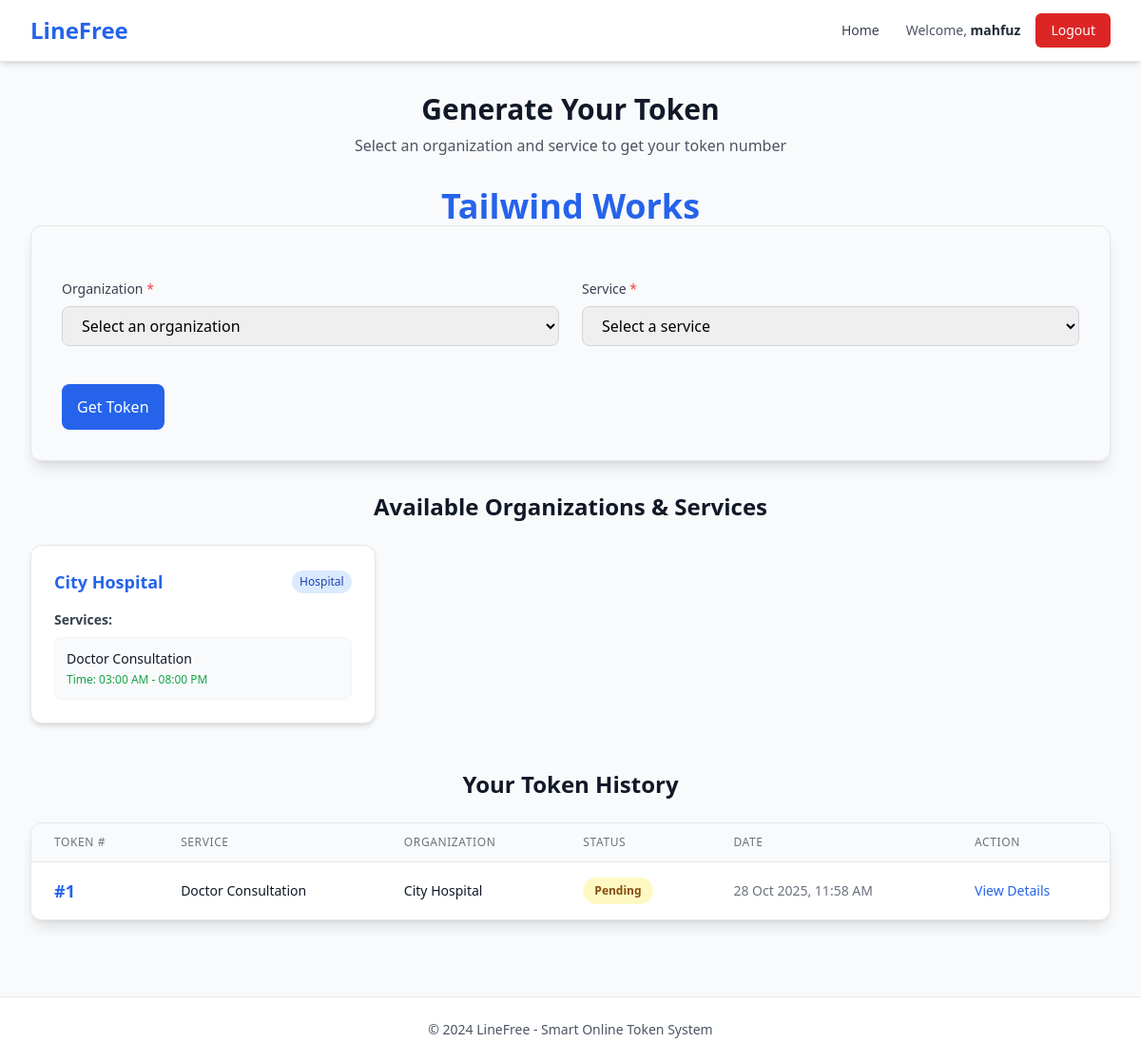
The page / (signed in) on the database as committed earlier.
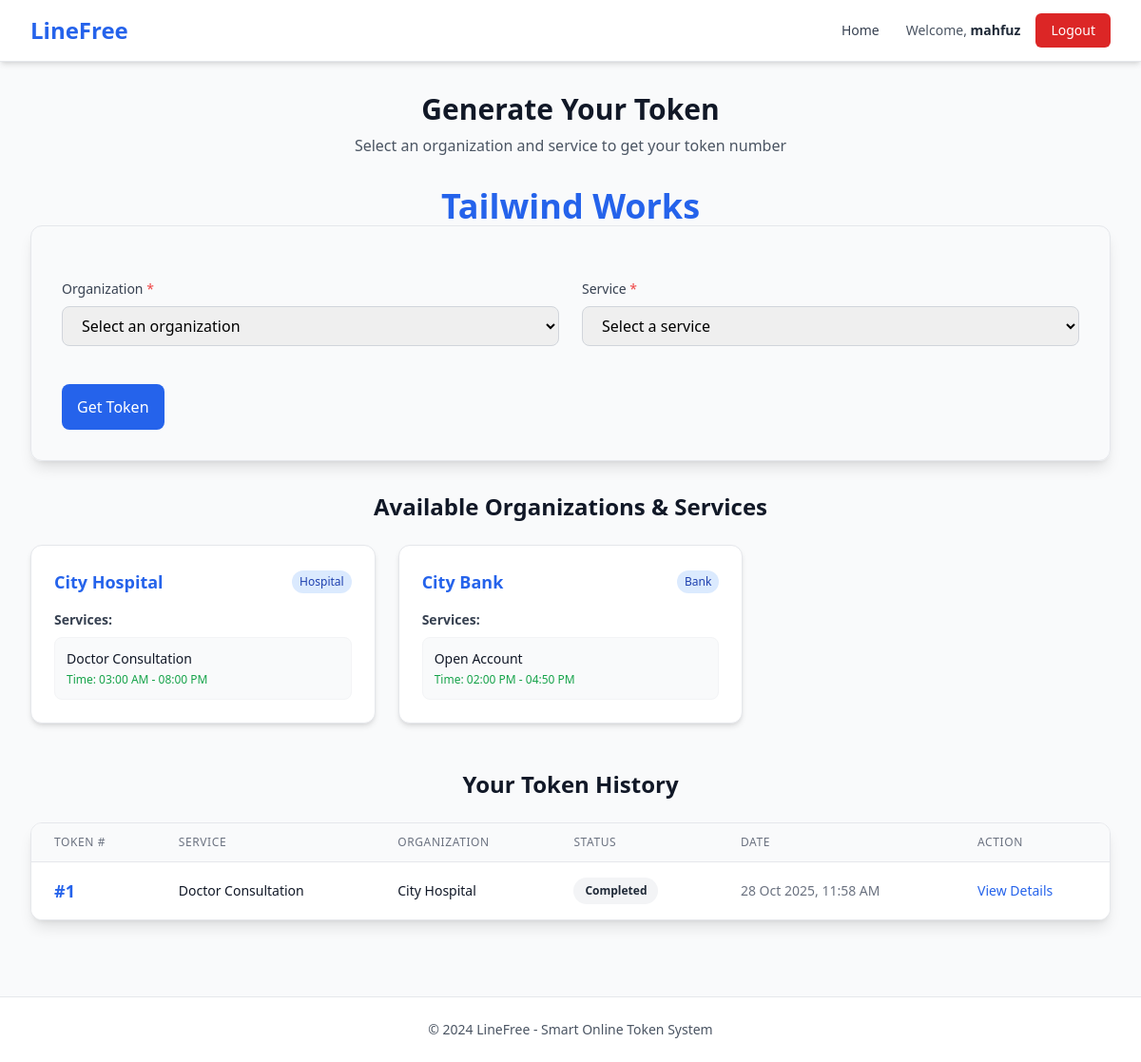
The same page on the database as committed later.
### linefree/models.py (models this page shows, shortened)
class Organization(models.Model):
    ORG_TYPES = [
        ("Hospital", "Hospital"),
        ("Bank", "Bank"),
        ("Other", "Other"),
    ]
    name = models.CharField(max_length=100)
    org_type = models.CharField(max_length=20, choices=ORG_TYPES)
    def __str__(self):
        return f"{self.name} . ({self.org_type})"

class Service(models.Model):
    organization = models.ForeignKey(Organization, on_delete=models.CASCADE, related_name="services")
    name = models.CharField(max_length=100)
    start_time = models.TimeField()
    end_time = models.TimeField()
    class Meta:
        unique_together = ['organization', 'name']  # Prevent duplicate service names within same organization

class UserToken(models.Model):
    STATUS_CHOICES = [
        ("Pending", "Pending"),
        ("Serving", "Serving"),
        ("Completed", "Completed"),
    ]
    user = models.ForeignKey(User, on_delete=models.CASCADE, null=True, blank=True)
    service_type = models.ForeignKey(Service, on_delete=models.CASCADE)
    organization = models.ForeignKey(Organization, on_delete=models.CASCADE)
    token_number = models.PositiveIntegerField()
    status = models.CharField(max_length=20, choices=STATUS_CHOICES, default="Pending")
    created_at = models.DateTimeField(auto_now_add=True)

### linefree/views.py (the view, shortened to what this page needs)
# urls.py: 2. Add a URL to urlpatterns:  path('', views.home, name='home')
@login_required
def home(request):
    form = TokenForm()
    organizations = Organization.objects.prefetch_related("services").all()
    user_tokens = UserToken.objects.filter(user=request.user).order_by('-created_at')
    return render(request, "home.html", {"form": form, "user_tokens": user_tokens,'organizations': organizations})

### linefree/forms.py (shortened to what this page needs)
class TokenForm(forms.ModelForm):
    organization = forms.ModelChoiceField(
        queryset=Organization.objects.all(),
        empty_label="Select an organization",
        widget=forms.Select(attrs={
            'class': 'w-full px-4 py-2 border border-gray-300 rounded-lg focus:ring-2 focus:ring-blue-500 focus:border-blue-500 outline-none transition-colors',
            'id': 'id_organization'
        })
    )
    service_type = forms.ModelChoiceField(
        queryset=Service.objects.none(),
        empty_label="Select a service",
        widget=forms.Select(attrs={
            'class': 'w-full px-4 py-2 border border-gray-300 rounded-lg focus:ring-2 focus:ring-blue-500 focus:border-blue-500 outline-none transition-colors',
            'id': 'id_service_type'
        })
    )
    class Meta:
        model = UserToken
        fields = ["organization", "service_type"]
    def __init__(self, *args, **kwargs):
        super().__init__(*args, **kwargs)
        self.fields['organization'].queryset = Organization.objects.all()

### linefree/templates/home.html (shortened to what this page needs)
{% extends 'base.html' %}
{% block content %}
<div class="max-w-6xl mx-auto">
    <div class="text-center mb-8">
        <h1 class="text-3xl font-bold text-gray-900 mb-2">Generate Your Token</h1>
        <p class="text-gray-600">Select an organization and service to get your token number</p>
    </div>
    <h1 class="text-4xl font-bold text-blue-600 text-center">Tailwind Works</h1>
    <div class="bg-gray-400 px-8 py-8 rounded-xl shadow-lg border border-gray-200 mb-8">
        <form method="post" class="space-y-6" id="tokenForm">
            <div class="grid md:grid-cols-2 gap-6">
                <div>
                    <label for="{{ form.organization.id_for_label }}" class="block text-sm font-medium text-gray-700 mb-2">
                        Organization <span class="text-red-500">*</span>
                    </label>
                    {{ form.organization }}
                </div>
                <div>
                    <label for="{{ form.service_type.id_for_label }}" class="block text-sm font-medium text-gray-700 mb-2">
                        Service <span class="text-red-500">*</span>
                    </label>
                    {{ form.service_type }}
                </div>
            </div>
            <div class="pt-4">
                <button type="submit"
                        class="w-full md:w-auto px-4 py-3 bg-blue-600 hover:bg-blue-700  text-white font-medium  rounded-lg transition-colors focus:outline-none focus:ring-2 focus:ring-offset-2 focus:ring-blue-500">
                    Get Token
                </button>
            </div>
        </form>
    </div>
    <div class="mb-8">
        <h3 class="text-2xl font-semibold mb-6 text-center text-gray-900">Available Organizations & Services</h3>
        <div class="grid md:grid-cols-2 lg:grid-cols-3 gap-6">
            {% for org in organizations %}
            <div class="bg-white p-6 rounded-xl border border-gray-200 shadow-md hover:shadow-lg transition-shadow">
                <div class="flex items-center justify-between mb-3">
                    <h4 class="font-bold text-lg text-blue-600">{{ org.name }}</h4>
                    <span class="px-2 py-1 text-xs font-medium bg-blue-100 text-blue-800 rounded-full">
                        {{ org.org_type }}
                    </span>
                </div>
                {% if org.services.all %}
                    <div class="mt-4 space-y-2">
                        <p class="text-sm font-semibold text-gray-700 mb-2">Services:</p>
                        {% for service in org.services.all %}
                            <div class="bg-gray-50 p-3 rounded-lg border border-gray-100">
                                <p class="font-medium text-sm text-gray-900">{{ service.name }}</p>
                                <p class="text-xs text-green-600 mt-1">
                                    <span class="font-medium">Time:</span> {{ service.start_time|time:"h:i A" }} - {{ service.end_time|time:"h:i A" }}
                                </p>
                            </div>
                        {% endfor %}
                    </div>
                {% else %}
                    <p class="text-red-500 text-sm mt-2 italic">No services available</p>
                {% endif %}
            </div>
            {% empty %}
            <div class="col-span-full text-center py-8">
                <p class="text-gray-500">No organizations found.</p>
            </div>
            {% endfor %}
        </div>
    </div>
    <div class="mt-12">
        <h3 class="text-2xl font-semibold mb-6 text-center text-gray-900">Your Token History</h3>
        {% if user_tokens %}
        <div class="bg-white rounded-xl shadow-lg border border-gray-200 overflow-hidden">
            <div class="overflow-x-auto">
                <table class="min-w-full divide-y divide-gray-200">
                    <thead class="bg-gray-50">
                        <tr>
                            <th class="px-6 py-3 text-left text-xs font-medium text-gray-500 uppercase tracking-wider">Token #</th>
                            <th class="px-6 py-3 text-left text-xs font-medium text-gray-500 uppercase tracking-wider">Service</th>
                            <th class="px-6 py-3 text-left text-xs font-medium text-gray-500 uppercase tracking-wider">Organization</th>
                            <th class="px-6 py-3 text-left text-xs font-medium text-gray-500 uppercase tracking-wider">Status</th>
                            <th class="px-6 py-3 text-left text-xs font-medium text-gray-500 uppercase tracking-wider">Date</th>
                            <th class="px-6 py-3 text-left text-xs font-medium text-gray-500 uppercase tracking-wider">Action</th>
                        </tr>
                    </thead>
                    <tbody class="bg-white divide-y divide-gray-200">
                        {% for t in user_tokens %}
                        <tr class="hover:bg-gray-50 transition-colors">
                            <td class="px-6 py-4 whitespace-nowrap">
                                <span class="font-bold text-lg text-blue-600">#{{ t.token_number }}</span>
                            </td>
                            <td class="px-6 py-4 whitespace-nowrap text-sm text-gray-900">{{ t.service_type.name }}</td>
                            <td class="px-6 py-4 whitespace-nowrap text-sm text-gray-900">{{ t.organization.name }}</td>
                            <td class="px-6 py-4 whitespace-nowrap">
                                <span class="px-3 py-1 inline-flex text-xs leading-5 font-semibold rounded-full
                                    {% if t.status == 'Pending' %}bg-yellow-100 text-yellow-800
                                    {% elif t.status == 'Serving' %}bg-green-100 text-green-800
                                    {% elif t.status == 'Completed' %}bg-gray-100 text-gray-800
                                    {% endif %}">
                                    {{ t.status }}
                                </span>
                            </td>
                            <td class="px-6 py-4 whitespace-nowrap text-sm text-gray-500">{{ t.created_at|date:"d M Y, h:i A" }}</td>
                            <td class="px-6 py-4 whitespace-nowrap text-sm font-medium">
                                <a href="{% url 'my_token' t.id %}"
                                   class="text-blue-600 hover:text-blue-900 font-medium transition-colors">
                                    View Details
                                </a>
                            </td>
                        </tr>
                        {% endfor %}
                    </tbody>
                </table>
            </div>
        </div>
        {% else %}
        <div class="bg-white p-12 rounded-xl shadow-md border border-gray-200 text-center">
            <p class="text-gray-600 text-lg mb-2">You haven't generated any tokens yet.</p>
            <p class="text-sm text-gray-500">Generate your first token using the form above!</p>
        </div>
        {% endif %}
    </div>
</div>
{% endblock %}

### linefree/templates/base.html (shortened to what this page needs)
{% load static %}
<!DOCTYPE html>
<html lang="en">
<head>
    <link rel="stylesheet" href="{% static 'css/output.css' %}">
</head>
<body class="bg-gray-50 min-h-screen">
    <nav class="bg-white shadow-md border-b border-gray-200">
        <div class="max-w-7xl mx-auto px-4 sm:px-6 lg:px-8">
            <div class="flex justify-between items-center h-16">
                <div class="flex items-center">
                    <a href="{% url 'home' %}" class="text-2xl font-bold text-blue-600 hover:text-blue-700">
                        LineFree
                    </a>
                </div>
                <div class="flex items-center space-x-4">
                    {% if user.is_authenticated %}
                        {% if user.is_staff %}
                            <a href="{% url 'admin_dashboard' %}" class="text-gray-700 hover:text-blue-600 px-3 py-2 rounded-md text-sm font-medium transition-colors">
                                Dashboard
                            </a>
                            <a href="{% url 'manage_services' %}" class="text-gray-700 hover:text-blue-600 px-3 py-2 rounded-md text-sm font-medium transition-colors">
                                Services
                            </a>
                            <a href="{% url 'manage_organizations' %}" class="text-gray-700 hover:text-blue-600 px-3 py-2 rounded-md text-sm font-medium transition-colors">
                                Organizations
                            </a>
                        {% else %}
                            <a href="{% url 'home' %}" class="text-gray-700 hover:text-blue-600 px-3 py-2 rounded-md text-sm font-medium transition-colors">
                                Home
                            </a>
                        {% endif %}
                        <span class="text-gray-600 text-sm">Welcome, <span class="font-semibold text-gray-800">{{ user.username }}</span></span>
                        <form method="post" action="{% url 'logout' %}" class="inline">
                            <button type="submit" class="bg-red-600 hover:bg-red-700 text-white px-4 py-2 rounded-md text-sm font-medium transition-colors">
                                Logout
                            </button>
                        </form>
                    {% endif %}
                </div>
            </div>
        </div>
    </nav>
    <main class="max-w-7xl mx-auto px-4 sm:px-6 lg:px-8 py-8">
        {% block content %}{% endblock %}
    </main>
    <footer class="bg-white border-t border-gray-200 mt-12">
        <div class="max-w-7xl mx-auto px-4 sm:px-6 lg:px-8 py-6">
            <p class="text-center text-gray-600 text-sm">
                © 2024 LineFree - Smart Online Token System
            </p>
        </div>
    </footer>
</body>
</html>

Rows that differ between the two databases and show on the page:
added Organization: name "City Bank", org_type "Bank"
added Service: name "Open Account", start_time "02:00 PM", end_time "04:50 PM", shown under "City Bank"
changed UserToken "Doctor Consultation": status "Pending" → "Completed"
